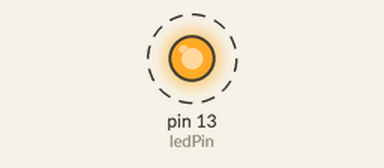
Simulated run of this sketch. Board: Arduino Uno, built with avr-gcc and run on an emulated ATmega328P. On the bench: output pins drawn as LEDs (lit = HIGH). Dashed ring = blinking.

Above: at 0.5 s.
Timing chart, 0 to 4.6 s (numbered marks = the images above):
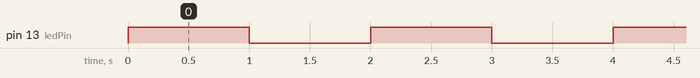

Measured:
- by itself, pin 13 (ledPin): alternates HIGH for 1.0 s and LOW for 1.0 s

The sketch:

Blink_promote.ino
```cpp
int ledPin = 13;
#define TIME 1000
long time_low = 0 , time_high = 0;
void setup() {
  pinMode(ledPin, OUTPUT);
}

void loop() {
  for (int x = 0; x < 3; x++)
  {
    if (millis() < time_high + TIME)  //采用millis()：返回自Microduino板开始运行当前程序的毫秒数  milli-second
    {
      digitalWrite(ledPin, HIGH); //采用millis()比delay()函数效果更好，占用资源少，对系统拖延较少。
      time_low = millis();
    }
    else
    {
      digitalWrite(ledPin, LOW);
      if ( millis() > time_low + TIME)
        time_high = millis();
    }
  }
}
```
